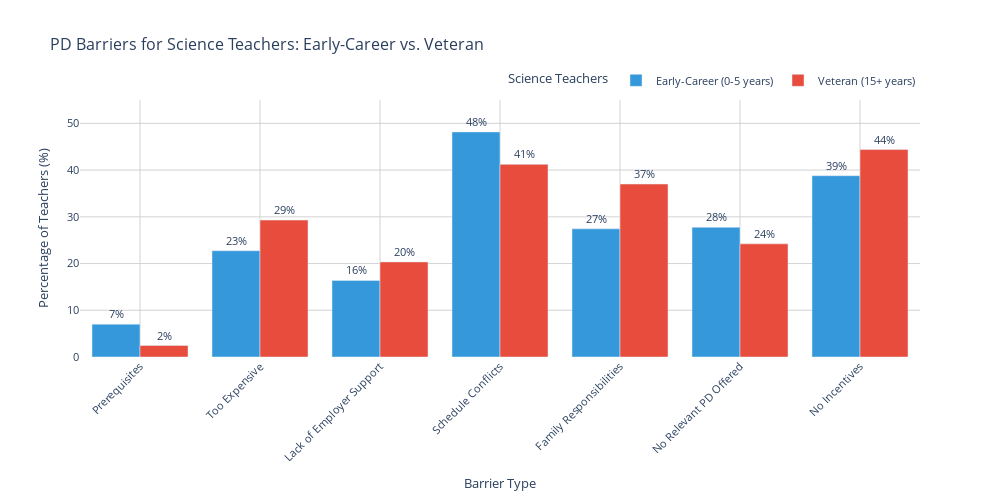

Notebook cell for this chart:
### Code cell
# Compare early-career vs veteran science teachers
df_science_comparison = df_science_exp[
    df_science_exp['Experience'].isin(['Early-Career (0-5 years)', 'Veteran (15+ years)'])
]

fig = px.bar(
    df_science_comparison,
    x='Barrier',
    y='Percentage',
    color='Experience',
    barmode='group',
    title='PD Barriers for Science Teachers: Early-Career vs. Veteran',
    labels={'Percentage': 'Percentage of Teachers (%)', 'Barrier': 'Barrier Type'},
    color_discrete_map={
        'Early-Career (0-5 years)': '#3498db',
        'Veteran (15+ years)': '#e74c3c'
    },
    text='Percentage'
)

fig.update_traces(texttemplate='%{text:.0f}%', textposition='outside')
fig.update_layout(
    height=500,
    width=1000,
    font=dict(size=11),
    title_font_size=16,
    plot_bgcolor='white',
    xaxis=dict(tickangle=-45, gridcolor='lightgray'),
    yaxis=dict(range=[0, 55], gridcolor='lightgray'),
    legend=dict(title='Science Teachers', orientation='h', yanchor='bottom', y=1.02, xanchor='right', x=1)
)
fig.show()

# Key differences among science teachers
print("\nKey Differences: Early-Career vs. Veteran Science Teachers (>5pp):")
for barrier in barrier_vars.values():
    early = df_science_comparison[
        (df_science_comparison['Barrier'] == barrier) & 
        (df_science_comparison['Experience'] == 'Early-Career (0-5 years)')
    ]['Percentage'].values[0]
    
    veteran = df_science_comparison[
        (df_science_comparison['Barrier'] == barrier) & 
        (df_science_comparison['Experience'] == 'Veteran (15+ years)')
    ]['Percentage'].values[0]
    
    diff = veteran - early
    
    if abs(diff) > 5:
        direction = "higher" if diff > 0 else "lower"
        print(f"{barrier:30} {abs(diff):5.1f}pp {direction} for veterans")

### Figure 1 — Plotly figure (JSON) as saved in the notebook; plotly's stock layout.template omitted (floating-point values rounded to 4 significant figures)
{"data": [{"alignmentgroup": "True", "hovertemplate": "Experience=Early-Career (0-5 years)<br>Barrier Type=%{x}<br>Percentage of Teachers (%)=%{text}<extra></extra>", "legendgroup": "Early-Career (0-5 years)", "marker": {"color": "#3498db", "pattern": {"shape": ""}}, "name": "Early-Career (0-5 years)", "offsetgroup": "Early-Career (0-5 years)", "orientation": "v", "showlegend": true, "text": [7.023, 22.74, 16.39, 48.16, 27.42, 27.76, 38.8], "textposition": "outside", "texttemplate": "%{text:.0f}%", "type": "bar", "x": ["Prerequisites", "Too Expensive", "Lack of Employer Support", "Schedule Conflicts", "Family Responsibilities", "No Relevant PD Offered", "No Incentives"], "xaxis": "x", "y": [7.023, 22.74, 16.39, 48.16, 27.42, 27.76, 38.8], "yaxis": "y"}, {"alignmentgroup": "True", "hovertemplate": "Experience=Veteran (15+ years)<br>Barrier Type=%{x}<br>Percentage of Teachers (%)=%{text}<extra></extra>", "legendgroup": "Veteran (15+ years)", "marker": {"color": "#e74c3c", "pattern": {"shape": ""}}, "name": "Veteran (15+ years)", "offsetgroup": "Veteran (15+ years)", "orientation": "v", "showlegend": true, "text": [2.456, 29.3, 20.35, 41.23, 37.02, 24.21, 44.39], "textposition": "outside", "texttemplate": "%{text:.0f}%", "type": "bar", "x": ["Prerequisites", "Too Expensive", "Lack of Employer Support", "Schedule Conflicts", "Family Responsibilities", "No Relevant PD Offered", "No Incentives"], "xaxis": "x", "y": [2.456, 29.3, 20.35, 41.23, 37.02, 24.21, 44.39], "yaxis": "y"}], "layout": {"barmode": "group", "font": {"size": 11}, "height": 500, "legend": {"orientation": "h", "title": {"text": "Science Teachers"}, "tracegroupgap": 0, "x": 1, "xanchor": "right", "y": 1.02, "yanchor": "bottom"}, "plot_bgcolor": "white", "title": {"font": {"size": 16}, "text": "PD Barriers for Science Teachers: Early-Career vs. Veteran"}, "width": 1000, "xaxis": {"anchor": "y", "domain": [0, 1], "gridcolor": "lightgray", "tickangle": -45, "title": {"text": "Barrier Type"}}, "yaxis": {"anchor": "x", "domain": [0, 1], "gridcolor": "lightgray", "range": [0, 55], "title": {"text": "Percentage of Teachers (%)"}}}}
